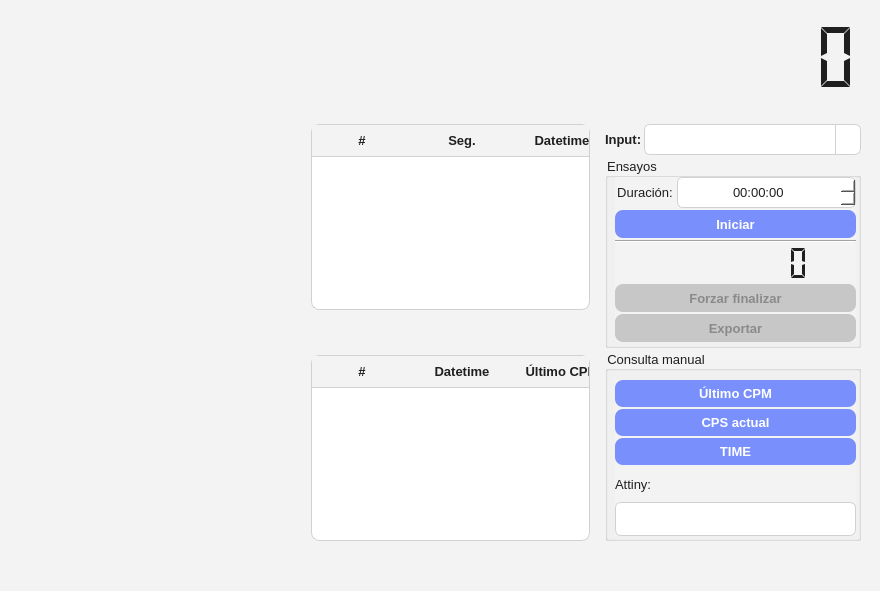
<?xml version="1.0" encoding="UTF-8"?>
<ui version="4.0">
 <class>MainWindow</class>
 <widget class="QMainWindow" name="MainWindow">
  <property name="geometry">
   <rect>
    <x>0</x>
    <y>0</y>
    <width>880</width>
    <height>591</height>
   </rect>
  </property>
  <property name="font">
   <font>
    <family>Segoe UI</family>
    <pointsize>10</pointsize>
    <bold>true</bold>
   </font>
  </property>
  <property name="windowTitle">
   <string>MainWindow</string>
  </property>
  <property name="styleSheet">
   <string notr="true">/* =========================
   BASE
   ========================= */
QWidget {
    background-color: #F3F3F3;
    color: #1F1F1F;
    font-family: &quot;Segoe UI&quot;;
    font-size: 10pt;
}

/* =========================
   LINE EDIT / TIME EDIT
   ========================= */
QLineEdit, QTimeEdit {
    background-color: #FFFFFF;
    border: 1px solid #D1D1D1;
    border-radius: 6px;
    padding: 6px 8px;
}

QLineEdit:hover, QTimeEdit:hover {
    border: 1px solid #A8A8A8;
}

QLineEdit:focus, QTimeEdit:focus {
    border: 2px solid #2563EB;
    padding: 5px 7px; /* compensar el borde */
}

QLineEdit:disabled, QTimeEdit:disabled {
    background-color: #E5E5E5;
    color: #9A9A9A;
}

/* =========================
   COMBO BOX
   ========================= */
QComboBox {
    background-color: #FFFFFF;
    border: 1px solid #D1D1D1;
    border-radius: 6px;
    padding: 6px 30px 6px 8px;
}

QComboBox:hover {
    border: 1px solid #A8A8A8;
}

QComboBox:focus {
    border: 2px solid #2563EB;
    padding: 5px 29px 5px 7px;
}

QComboBox::drop-down {
    subcontrol-origin: padding;
    subcontrol-position: top right;
    width: 24px;
    border-left: 1px solid #D1D1D1;
}

QComboBox::down-arrow {
    image: none;
    width: 0;
    height: 0;
    border-left: 5px solid transparent;
    border-right: 5px solid transparent;
    border-top: 6px solid #4A4A4A;
}

/* Lista desplegable */
QComboBox QAbstractItemView {
    background-color: #FFFFFF;
    border: 1px solid #D1D1D1;
    selection-background-color: #E8F0FE;
    selection-color: #1F1F1F;
}

/* =========================
   PUSH BUTTON
   ========================= */
QPushButton {
    background-color: #798FFC;
    color: white;
    border: none;
    border-radius: 8px;
    padding: 6px 14px;
    font-weight: 500;
}

QPushButton:hover {
    background-color: #1D4ED8;
}

QPushButton:pressed {
    background-color: #1E40AF;
}

QPushButton:disabled {
    background-color: #C7C7C7;
    color: #8A8A8A;
}

/* =========================
   TABLE
   ========================= */
QTableView, QTableWidget {
    background-color: #FFFFFF;
    border: 1px solid #D1D1D1;
    border-radius: 8px;
    gridline-color: #E0E0E0;
}

QHeaderView::section {
    background-color: #F3F3F3;
    color: #1F1F1F;
    padding: 6px;
    border: none;
    border-bottom: 1px solid #D1D1D1;
    font-weight: 600;
}

QTableView::item {
    padding: 4px;
}

QTableView::item:selected {
    background-color: #E8F0FE;
    color: #1F1F1F;
}

/* Scrollbar estilo Win 11 */
QScrollBar:vertical {
    background: transparent;
    width: 10px;
}

QScrollBar::handle:vertical {
    background: #C4C4C4;
    border-radius: 5px;
}

QScrollBar::handle:vertical:hover {
    background: #A8A8A8;
}

QScrollBar::add-line,
QScrollBar::sub-line {
    height: 0px;
}
</string>
  </property>
  <widget class="QWidget" name="centralwidget">
   <widget class="QWidget" name="verticalLayoutWidget_9">
    <property name="geometry">
     <rect>
      <x>20</x>
      <y>20</y>
      <width>841</width>
      <height>551</height>
     </rect>
    </property>
    <layout class="QVBoxLayout" name="verticalLayout_8" stretch="4,20">
     <property name="spacing">
      <number>15</number>
     </property>
     <item>
      <layout class="QHBoxLayout" name="horizontalLayout" stretch="6,7">
       <item>
        <layout class="QHBoxLayout" name="horizontalLayout_12" stretch="2,7">
         <property name="leftMargin">
          <number>20</number>
         </property>
         <property name="topMargin">
          <number>10</number>
         </property>
         <property name="rightMargin">
          <number>20</number>
         </property>
         <property name="bottomMargin">
          <number>10</number>
         </property>
         <item>
          <widget class="QLabel" name="img_logo1">
           <property name="sizePolicy">
            <sizepolicy hsizetype="Ignored" vsizetype="Ignored">
             <horstretch>0</horstretch>
             <verstretch>0</verstretch>
            </sizepolicy>
           </property>
           <property name="text">
            <string/>
           </property>
           <property name="pixmap">
            <pixmap>../../../../../.designer/.designer/Documents/PocketCube/app/Imagenes/logotipo_diysatellite.png</pixmap>
           </property>
           <property name="scaledContents">
            <bool>true</bool>
           </property>
          </widget>
         </item>
         <item>
          <widget class="QLabel" name="img_logo2">
           <property name="sizePolicy">
            <sizepolicy hsizetype="Ignored" vsizetype="Ignored">
             <horstretch>0</horstretch>
             <verstretch>0</verstretch>
            </sizepolicy>
           </property>
           <property name="text">
            <string/>
           </property>
           <property name="pixmap">
            <pixmap>../../../../../.designer/.designer/Documents/PocketCube/app/Imagenes/logotipo_simple_utn_haedo.png</pixmap>
           </property>
           <property name="scaledContents">
            <bool>true</bool>
           </property>
           <property name="margin">
            <number>4</number>
           </property>
          </widget>
         </item>
        </layout>
       </item>
       <item>
        <layout class="QVBoxLayout" name="verticalLayout_5" stretch="6,1">
         <property name="spacing">
          <number>0</number>
         </property>
         <item>
          <widget class="QLCDNumber" name="lcd_time_pc">
           <property name="layoutDirection">
            <enum>Qt::LayoutDirection::RightToLeft</enum>
           </property>
           <property name="frameShape">
            <enum>QFrame::Shape::NoFrame</enum>
           </property>
           <property name="frameShadow">
            <enum>QFrame::Shadow::Plain</enum>
           </property>
           <property name="lineWidth">
            <number>1</number>
           </property>
           <property name="smallDecimalPoint">
            <bool>false</bool>
           </property>
           <property name="digitCount">
            <number>12</number>
           </property>
           <property name="mode">
            <enum>QLCDNumber::Mode::Dec</enum>
           </property>
           <property name="segmentStyle">
            <enum>QLCDNumber::SegmentStyle::Flat</enum>
           </property>
          </widget>
         </item>
         <item>
          <widget class="QLabel" name="lcd_date_pc">
           <property name="font">
            <font>
             <family>Segoe UI</family>
             <pointsize>10</pointsize>
             <bold>true</bold>
            </font>
           </property>
           <property name="text">
            <string/>
           </property>
           <property name="alignment">
            <set>Qt::AlignmentFlag::AlignCenter</set>
           </property>
          </widget>
         </item>
        </layout>
       </item>
      </layout>
     </item>
     <item>
      <layout class="QHBoxLayout" name="horizontalLayout_16" stretch="60,27">
       <item>
        <layout class="QVBoxLayout" name="verticalLayout_7" stretch="9,9">
         <item>
          <layout class="QHBoxLayout" name="horizontalLayout_14" stretch="25,24">
           <item>
            <layout class="QVBoxLayout" name="graph_out1"/>
           </item>
           <item>
            <layout class="QVBoxLayout" name="verticalLayout_4" stretch="12">
             <property name="spacing">
              <number>2</number>
             </property>
             <item>
              <layout class="QHBoxLayout" name="horizontalLayout_18" stretch="12">
               <property name="bottomMargin">
                <number>30</number>
               </property>
               <item>
                <widget class="QTableWidget" name="table_cps">
                 <property name="sizePolicy">
                  <sizepolicy hsizetype="Expanding" vsizetype="Expanding">
                   <horstretch>0</horstretch>
                   <verstretch>0</verstretch>
                  </sizepolicy>
                 </property>
                 <property name="font">
                  <font>
                   <family>Segoe UI</family>
                   <pointsize>10</pointsize>
                  </font>
                 </property>
                 <property name="styleSheet">
                  <string notr="true"/>
                 </property>
                 <property name="frameShape">
                  <enum>QFrame::Shape::Box</enum>
                 </property>
                 <property name="frameShadow">
                  <enum>QFrame::Shadow::Sunken</enum>
                 </property>
                 <property name="horizontalScrollBarPolicy">
                  <enum>Qt::ScrollBarPolicy::ScrollBarAlwaysOff</enum>
                 </property>
                 <property name="sizeAdjustPolicy">
                  <enum>QAbstractScrollArea::SizeAdjustPolicy::AdjustToContentsOnFirstShow</enum>
                 </property>
                 <property name="autoScrollMargin">
                  <number>5</number>
                 </property>
                 <property name="editTriggers">
                  <set>QAbstractItemView::EditTrigger::NoEditTriggers</set>
                 </property>
                 <property name="tabKeyNavigation">
                  <bool>true</bool>
                 </property>
                 <property name="showDropIndicator" stdset="0">
                  <bool>true</bool>
                 </property>
                 <property name="dragEnabled">
                  <bool>false</bool>
                 </property>
                 <property name="alternatingRowColors">
                  <bool>true</bool>
                 </property>
                 <property name="selectionBehavior">
                  <enum>QAbstractItemView::SelectionBehavior::SelectRows</enum>
                 </property>
                 <property name="textElideMode">
                  <enum>Qt::TextElideMode::ElideMiddle</enum>
                 </property>
                 <property name="showGrid">
                  <bool>true</bool>
                 </property>
                 <property name="gridStyle">
                  <enum>Qt::PenStyle::SolidLine</enum>
                 </property>
                 <property name="sortingEnabled">
                  <bool>false</bool>
                 </property>
                 <property name="wordWrap">
                  <bool>true</bool>
                 </property>
                 <property name="cornerButtonEnabled">
                  <bool>true</bool>
                 </property>
                 <property name="rowCount">
                  <number>0</number>
                 </property>
                 <attribute name="horizontalHeaderCascadingSectionResizes">
                  <bool>false</bool>
                 </attribute>
                 <attribute name="horizontalHeaderShowSortIndicator" stdset="0">
                  <bool>false</bool>
                 </attribute>
                 <attribute name="horizontalHeaderStretchLastSection">
                  <bool>true</bool>
                 </attribute>
                 <attribute name="verticalHeaderVisible">
                  <bool>false</bool>
                 </attribute>
                 <attribute name="verticalHeaderCascadingSectionResizes">
                  <bool>false</bool>
                 </attribute>
                 <attribute name="verticalHeaderShowSortIndicator" stdset="0">
                  <bool>false</bool>
                 </attribute>
                 <attribute name="verticalHeaderStretchLastSection">
                  <bool>false</bool>
                 </attribute>
                 <column>
                  <property name="text">
                   <string>#</string>
                  </property>
                  <property name="font">
                   <font>
                    <pointsize>10</pointsize>
                    <bold>true</bold>
                   </font>
                  </property>
                 </column>
                 <column>
                  <property name="text">
                   <string>Seg.</string>
                  </property>
                  <property name="font">
                   <font>
                    <bold>true</bold>
                   </font>
                  </property>
                 </column>
                 <column>
                  <property name="text">
                   <string>Datetime</string>
                  </property>
                  <property name="font">
                   <font>
                    <pointsize>10</pointsize>
                    <bold>true</bold>
                   </font>
                  </property>
                 </column>
                 <column>
                  <property name="text">
                   <string>CPS</string>
                  </property>
                  <property name="font">
                   <font>
                    <pointsize>10</pointsize>
                    <bold>true</bold>
                   </font>
                  </property>
                 </column>
                </widget>
               </item>
              </layout>
             </item>
            </layout>
           </item>
          </layout>
         </item>
         <item>
          <layout class="QHBoxLayout" name="horizontalLayout_15" stretch="25,24">
           <item>
            <layout class="QVBoxLayout" name="graph_out2"/>
           </item>
           <item>
            <layout class="QVBoxLayout" name="verticalLayout_6" stretch="5">
             <property name="spacing">
              <number>3</number>
             </property>
             <property name="bottomMargin">
              <number>30</number>
             </property>
             <item>
              <widget class="QTableWidget" name="table_cpm">
               <property name="font">
                <font>
                 <family>Segoe UI</family>
                 <pointsize>10</pointsize>
                </font>
               </property>
               <property name="styleSheet">
                <string notr="true"/>
               </property>
               <property name="frameShape">
                <enum>QFrame::Shape::Box</enum>
               </property>
               <property name="frameShadow">
                <enum>QFrame::Shadow::Sunken</enum>
               </property>
               <property name="verticalScrollBarPolicy">
                <enum>Qt::ScrollBarPolicy::ScrollBarAsNeeded</enum>
               </property>
               <property name="horizontalScrollBarPolicy">
                <enum>Qt::ScrollBarPolicy::ScrollBarAlwaysOff</enum>
               </property>
               <property name="autoScrollMargin">
                <number>5</number>
               </property>
               <property name="editTriggers">
                <set>QAbstractItemView::EditTrigger::NoEditTriggers</set>
               </property>
               <property name="tabKeyNavigation">
                <bool>true</bool>
               </property>
               <property name="showDropIndicator" stdset="0">
                <bool>true</bool>
               </property>
               <property name="dragDropOverwriteMode">
                <bool>true</bool>
               </property>
               <property name="alternatingRowColors">
                <bool>true</bool>
               </property>
               <property name="selectionBehavior">
                <enum>QAbstractItemView::SelectionBehavior::SelectRows</enum>
               </property>
               <property name="textElideMode">
                <enum>Qt::TextElideMode::ElideMiddle</enum>
               </property>
               <property name="rowCount">
                <number>0</number>
               </property>
               <attribute name="horizontalHeaderVisible">
                <bool>true</bool>
               </attribute>
               <attribute name="horizontalHeaderCascadingSectionResizes">
                <bool>true</bool>
               </attribute>
               <attribute name="horizontalHeaderDefaultSectionSize">
                <number>100</number>
               </attribute>
               <attribute name="horizontalHeaderHighlightSections">
                <bool>true</bool>
               </attribute>
               <attribute name="horizontalHeaderShowSortIndicator" stdset="0">
                <bool>false</bool>
               </attribute>
               <attribute name="horizontalHeaderStretchLastSection">
                <bool>true</bool>
               </attribute>
               <attribute name="verticalHeaderVisible">
                <bool>false</bool>
               </attribute>
               <column>
                <property name="text">
                 <string>#</string>
                </property>
                <property name="font">
                 <font>
                  <pointsize>10</pointsize>
                  <bold>true</bold>
                 </font>
                </property>
               </column>
               <column>
                <property name="text">
                 <string>Datetime</string>
                </property>
                <property name="font">
                 <font>
                  <pointsize>10</pointsize>
                  <bold>true</bold>
                 </font>
                </property>
               </column>
               <column>
                <property name="text">
                 <string>Último CPM</string>
                </property>
                <property name="font">
                 <font>
                  <pointsize>10</pointsize>
                  <bold>true</bold>
                 </font>
                </property>
               </column>
              </widget>
             </item>
            </layout>
           </item>
          </layout>
         </item>
        </layout>
       </item>
       <item>
        <layout class="QVBoxLayout" name="verticalLayout" stretch="1,12,12">
         <property name="spacing">
          <number>2</number>
         </property>
         <property name="bottomMargin">
          <number>30</number>
         </property>
         <item>
          <layout class="QHBoxLayout" name="horizontalLayout_9" stretch="1,7">
           <item>
            <widget class="QLabel" name="label_6">
             <property name="font">
              <font>
               <family>Segoe UI</family>
               <pointsize>10</pointsize>
               <bold>true</bold>
              </font>
             </property>
             <property name="text">
              <string>Input:</string>
             </property>
            </widget>
           </item>
           <item>
            <widget class="QComboBox" name="cbox_in_serial">
             <property name="sizePolicy">
              <sizepolicy hsizetype="Expanding" vsizetype="Fixed">
               <horstretch>0</horstretch>
               <verstretch>0</verstretch>
              </sizepolicy>
             </property>
             <property name="font">
              <font>
               <family>Segoe UI</family>
               <pointsize>10</pointsize>
              </font>
             </property>
             <property name="styleSheet">
              <string notr="true">background-color: rgb(255, 255, 255);</string>
             </property>
            </widget>
           </item>
          </layout>
         </item>
         <item>
          <widget class="QGroupBox" name="groupBox_2">
           <property name="title">
            <string>Ensayos</string>
           </property>
           <widget class="QWidget" name="verticalLayoutWidget_2">
            <property name="geometry">
             <rect>
              <x>10</x>
              <y>20</y>
              <width>241</width>
              <height>165</height>
             </rect>
            </property>
            <layout class="QVBoxLayout" name="verticalLayout_3" stretch="1,3,3,4,3,3">
             <property name="spacing">
              <number>2</number>
             </property>
             <item>
              <layout class="QHBoxLayout" name="horizontalLayout_3" stretch="1,3">
               <item>
                <widget class="QLabel" name="label_2">
                 <property name="sizePolicy">
                  <sizepolicy hsizetype="Expanding" vsizetype="Expanding">
                   <horstretch>0</horstretch>
                   <verstretch>0</verstretch>
                  </sizepolicy>
                 </property>
                 <property name="font">
                  <font>
                   <family>Segoe UI</family>
                   <pointsize>10</pointsize>
                  </font>
                 </property>
                 <property name="text">
                  <string>Duración:</string>
                 </property>
                 <property name="alignment">
                  <set>Qt::AlignmentFlag::AlignCenter</set>
                 </property>
                </widget>
               </item>
               <item>
                <widget class="QTimeEdit" name="time_test">
                 <property name="sizePolicy">
                  <sizepolicy hsizetype="Expanding" vsizetype="Expanding">
                   <horstretch>0</horstretch>
                   <verstretch>0</verstretch>
                  </sizepolicy>
                 </property>
                 <property name="font">
                  <font>
                   <family>Segoe UI</family>
                   <pointsize>10</pointsize>
                  </font>
                 </property>
                 <property name="layoutDirection">
                  <enum>Qt::LayoutDirection::LeftToRight</enum>
                 </property>
                 <property name="autoFillBackground">
                  <bool>false</bool>
                 </property>
                 <property name="styleSheet">
                  <string notr="true">background-color: rgb(255, 255, 255);</string>
                 </property>
                 <property name="wrapping">
                  <bool>false</bool>
                 </property>
                 <property name="frame">
                  <bool>true</bool>
                 </property>
                 <property name="alignment">
                  <set>Qt::AlignmentFlag::AlignCenter</set>
                 </property>
                 <property name="buttonSymbols">
                  <enum>QAbstractSpinBox::ButtonSymbols::UpDownArrows</enum>
                 </property>
                 <property name="showGroupSeparator" stdset="0">
                  <bool>false</bool>
                 </property>
                 <property name="calendarPopup">
                  <bool>false</bool>
                 </property>
                </widget>
               </item>
              </layout>
             </item>
             <item>
              <widget class="QPushButton" name="btn_init">
               <property name="sizePolicy">
                <sizepolicy hsizetype="Minimum" vsizetype="Expanding">
                 <horstretch>0</horstretch>
                 <verstretch>0</verstretch>
                </sizepolicy>
               </property>
               <property name="font">
                <font>
                 <family>Segoe UI</family>
                 <pointsize>10</pointsize>
                 <fontweight>Medium</fontweight>
                </font>
               </property>
               <property name="text">
                <string>Iniciar</string>
               </property>
              </widget>
             </item>
             <item>
              <widget class="Line" name="line">
               <property name="orientation">
                <enum>Qt::Orientation::Horizontal</enum>
               </property>
              </widget>
             </item>
             <item>
              <widget class="QLCDNumber" name="lcd_time_duration">
               <property name="layoutDirection">
                <enum>Qt::LayoutDirection::RightToLeft</enum>
               </property>
               <property name="frameShape">
                <enum>QFrame::Shape::NoFrame</enum>
               </property>
               <property name="frameShadow">
                <enum>QFrame::Shadow::Plain</enum>
               </property>
               <property name="lineWidth">
                <number>1</number>
               </property>
               <property name="smallDecimalPoint">
                <bool>false</bool>
               </property>
               <property name="digitCount">
                <number>8</number>
               </property>
               <property name="mode">
                <enum>QLCDNumber::Mode::Dec</enum>
               </property>
               <property name="segmentStyle">
                <enum>QLCDNumber::SegmentStyle::Flat</enum>
               </property>
              </widget>
             </item>
             <item>
              <widget class="QPushButton" name="btn_stop">
               <property name="enabled">
                <bool>false</bool>
               </property>
               <property name="sizePolicy">
                <sizepolicy hsizetype="Minimum" vsizetype="Expanding">
                 <horstretch>0</horstretch>
                 <verstretch>0</verstretch>
                </sizepolicy>
               </property>
               <property name="font">
                <font>
                 <family>Segoe UI</family>
                 <pointsize>10</pointsize>
                 <fontweight>Medium</fontweight>
                </font>
               </property>
               <property name="text">
                <string>Forzar finalizar</string>
               </property>
              </widget>
             </item>
             <item>
              <widget class="QPushButton" name="btn_export">
               <property name="enabled">
                <bool>false</bool>
               </property>
               <property name="sizePolicy">
                <sizepolicy hsizetype="Minimum" vsizetype="Expanding">
                 <horstretch>0</horstretch>
                 <verstretch>0</verstretch>
                </sizepolicy>
               </property>
               <property name="font">
                <font>
                 <family>Segoe UI</family>
                 <pointsize>10</pointsize>
                 <fontweight>Medium</fontweight>
                </font>
               </property>
               <property name="text">
                <string>Exportar</string>
               </property>
               <property name="checkable">
                <bool>false</bool>
               </property>
              </widget>
             </item>
            </layout>
           </widget>
          </widget>
         </item>
         <item>
          <widget class="QGroupBox" name="groupBox">
           <property name="title">
            <string>Consulta manual</string>
           </property>
           <widget class="QWidget" name="verticalLayoutWidget">
            <property name="geometry">
             <rect>
              <x>10</x>
              <y>30</y>
              <width>241</width>
              <height>156</height>
             </rect>
            </property>
            <layout class="QVBoxLayout" name="verticalLayout_2" stretch="1,1,1,4">
             <property name="spacing">
              <number>2</number>
             </property>
             <item>
              <widget class="QPushButton" name="btn_last_CPM">
               <property name="enabled">
                <bool>true</bool>
               </property>
               <property name="sizePolicy">
                <sizepolicy hsizetype="Minimum" vsizetype="Expanding">
                 <horstretch>0</horstretch>
                 <verstretch>0</verstretch>
                </sizepolicy>
               </property>
               <property name="font">
                <font>
                 <family>Segoe UI</family>
                 <pointsize>10</pointsize>
                 <fontweight>Medium</fontweight>
                </font>
               </property>
               <property name="text">
                <string>Último CPM</string>
               </property>
              </widget>
             </item>
             <item>
              <widget class="QPushButton" name="btn_accum_CPS">
               <property name="sizePolicy">
                <sizepolicy hsizetype="Minimum" vsizetype="Expanding">
                 <horstretch>0</horstretch>
                 <verstretch>0</verstretch>
                </sizepolicy>
               </property>
               <property name="font">
                <font>
                 <family>Segoe UI</family>
                 <pointsize>10</pointsize>
                 <fontweight>Medium</fontweight>
                </font>
               </property>
               <property name="text">
                <string>CPS actual</string>
               </property>
              </widget>
             </item>
             <item>
              <widget class="QPushButton" name="btn_time_s">
               <property name="sizePolicy">
                <sizepolicy hsizetype="Minimum" vsizetype="Expanding">
                 <horstretch>0</horstretch>
                 <verstretch>0</verstretch>
                </sizepolicy>
               </property>
               <property name="font">
                <font>
                 <family>Segoe UI</family>
                 <pointsize>10</pointsize>
                 <fontweight>Medium</fontweight>
                </font>
               </property>
               <property name="text">
                <string>TIME</string>
               </property>
              </widget>
             </item>
             <item>
              <layout class="QVBoxLayout" name="verticalLayout_9" stretch="1,1">
               <property name="spacing">
                <number>1</number>
               </property>
               <item>
                <widget class="QLabel" name="label">
                 <property name="font">
                  <font>
                   <family>Segoe UI</family>
                   <pointsize>10</pointsize>
                  </font>
                 </property>
                 <property name="text">
                  <string>Attiny:</string>
                 </property>
                </widget>
               </item>
               <item>
                <widget class="QLineEdit" name="txt_rta_attiny">
                 <property name="enabled">
                  <bool>false</bool>
                 </property>
                 <property name="sizePolicy">
                  <sizepolicy hsizetype="Expanding" vsizetype="Expanding">
                   <horstretch>0</horstretch>
                   <verstretch>0</verstretch>
                  </sizepolicy>
                 </property>
                 <property name="font">
                  <font>
                   <family>Segoe UI</family>
                   <pointsize>10</pointsize>
                  </font>
                 </property>
                 <property name="styleSheet">
                  <string notr="true">background-color: rgb(255, 255, 255);</string>
                 </property>
                </widget>
               </item>
              </layout>
             </item>
            </layout>
           </widget>
          </widget>
         </item>
        </layout>
       </item>
      </layout>
     </item>
    </layout>
   </widget>
  </widget>
 </widget>
 <resources/>
 <connections/>
</ui>
